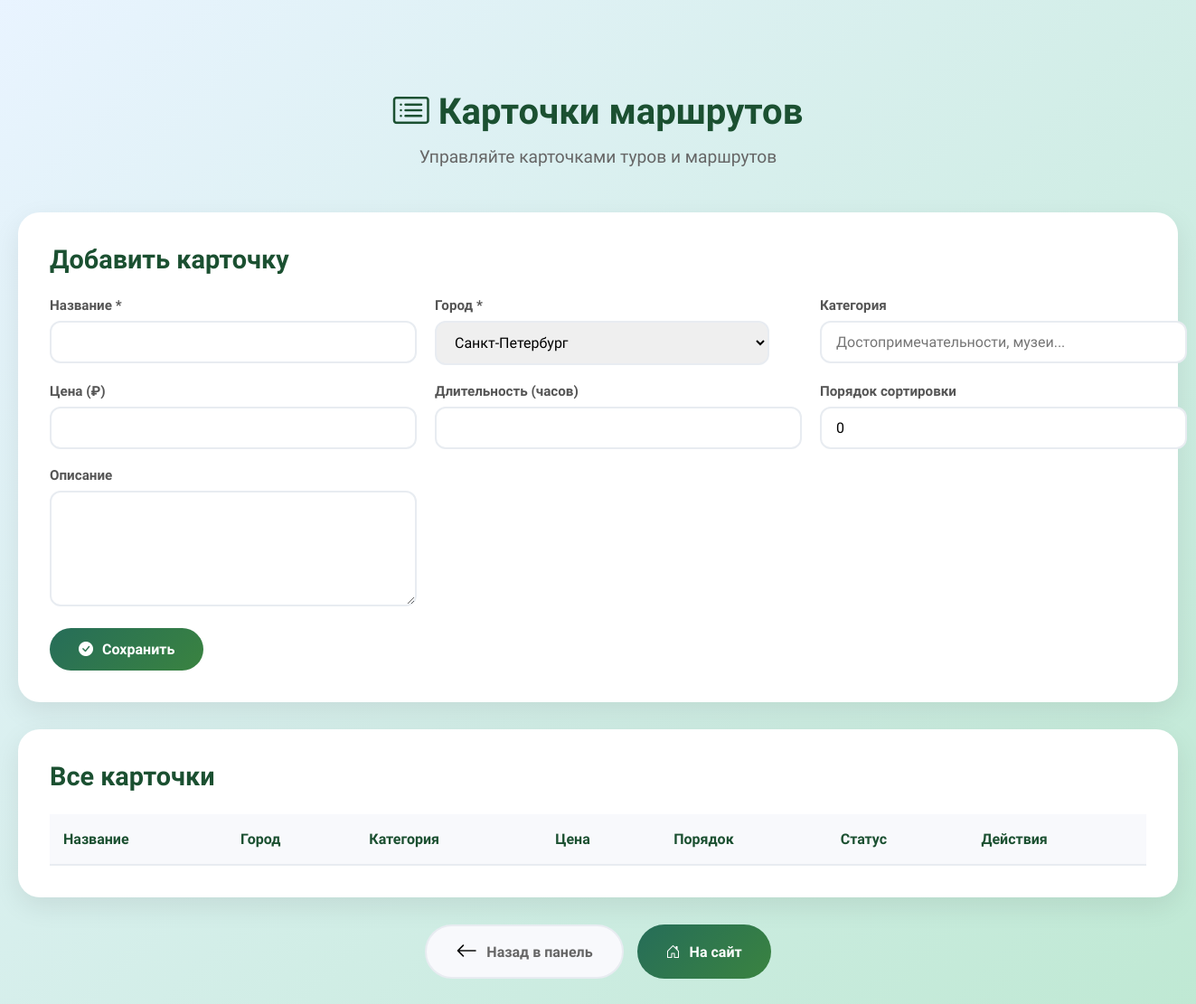
/admin/routes.php (signed in), run on an earlier commit of the app's database.
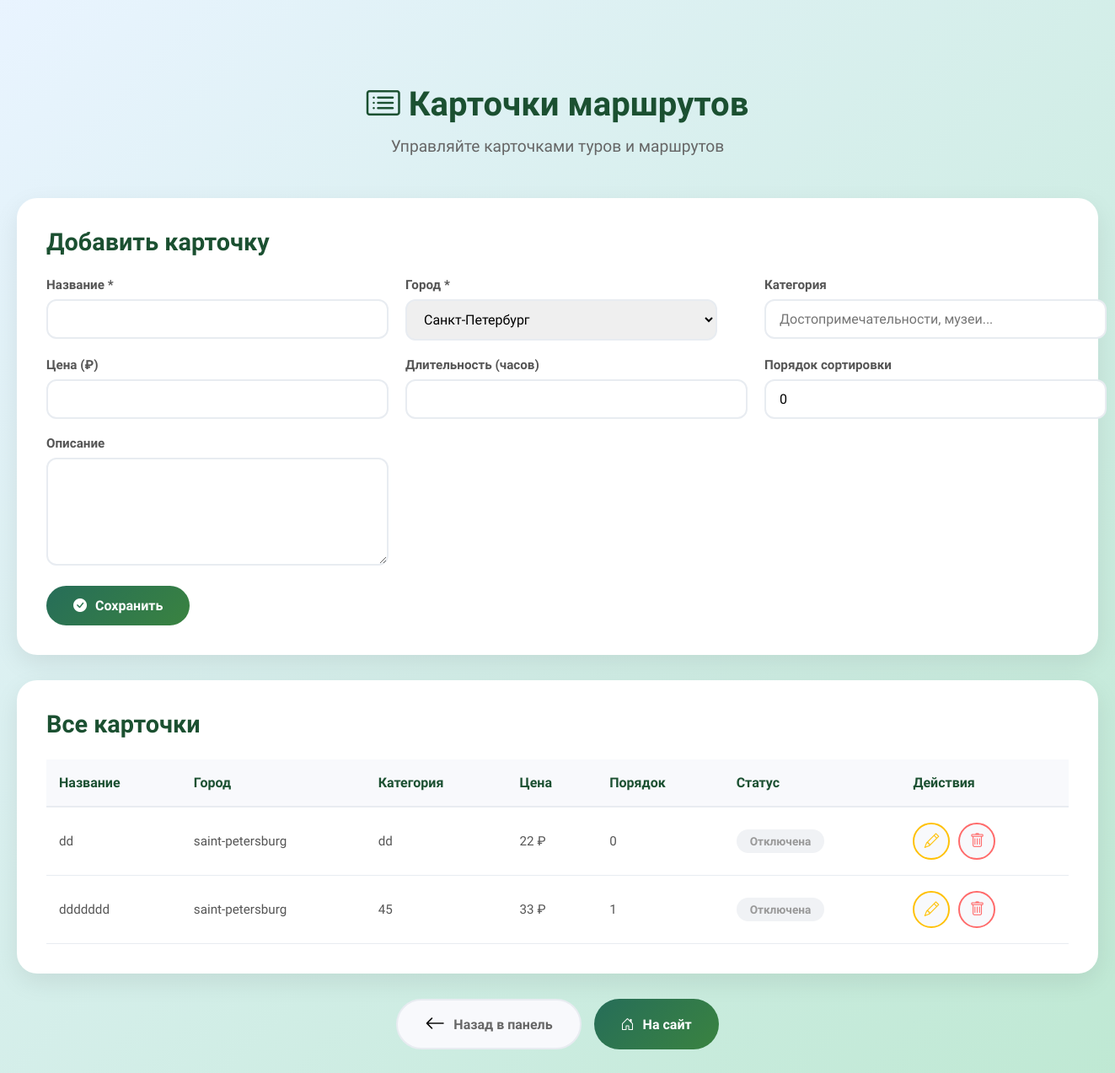
And on a later commit of the database.
### tables this page shows
CREATE TABLE `route_cards` (
  `id` int UNSIGNED NOT NULL,
  `title` varchar(255) NOT NULL,
  `description` text,
  `image` varchar(255) DEFAULT NULL,
  `city_id` varchar(100) NOT NULL,
  `category` varchar(100) DEFAULT NULL,
  `price` decimal(10,2) DEFAULT NULL,
  `duration` int DEFAULT NULL,
  `is_active` tinyint(1) DEFAULT '1',
  `sort_order` int DEFAULT '0',
  `created_at` timestamp NULL DEFAULT CURRENT_TIMESTAMP,
  `updated_at` timestamp NULL DEFAULT CURRENT_TIMESTAMP ON UPDATE CURRENT_TIMESTAMP
);

### admin/routes.php (the view, shortened to what this page needs)
<?php
$pdo = getDbConnection();
$stmt = $pdo->query("SELECT * FROM route_cards ORDER BY sort_order, id DESC");
$cards = $stmt->fetchAll();
$editCard = null;
?>
<!DOCTYPE html>
<html lang="ru">
<head>
    <link rel="stylesheet" href="https://cdn.jsdelivr.net/npm/bootstrap-icons@1.11.1/font/bootstrap-icons.css">
    <link rel="stylesheet" href="../style.css">
</head>
<body>
    <div class="admin-routes">
        <div class="admin-page-header">
            <h1><i class="bi bi-card-list"></i> Карточки маршрутов</h1>
            <p>Управляйте карточками туров и маршрутов</p>
        </div>
        <div class="admin-card">
            <h2 class="admin-card-title"><?= $editCard ? 'Редактировать карточку' : 'Добавить карточку' ?></h2>
            <form method="POST">
                <div class="admin-form-grid">
                    <div class="admin-form-group"><label>Название *</label><input type="text" name="title" required value="<?= htmlspecialchars($editCard['title'] ?? '') ?>"></div>
                    <div class="admin-form-group"><label>Город *</label><select name="city_id" required><option value="saint-petersburg" <?= ($editCard['city_id'] ?? '') === 'saint-petersburg' ? 'selected' : '' ?>>Санкт-Петербург</option></select></div>
                    <div class="admin-form-group"><label>Категория</label><input type="text" name="category" placeholder="Достопримечательности, музеи..." value="<?= htmlspecialchars($editCard['category'] ?? '') ?>"></div>
                    <div class="admin-form-group"><label>Цена (₽)</label><input type="number" name="price" value="<?= $editCard['price'] ?? '' ?>"></div>
                    <div class="admin-form-group"><label>Длительность (часов)</label><input type="number" name="duration" value="<?= $editCard['duration'] ?? '' ?>"></div>
                    <div class="admin-form-group"><label>Порядок сортировки</label><input type="number" name="sort_order" value="<?= $editCard['sort_order'] ?? 0 ?>"></div>
                </div>
                <div class="admin-form-group"><label>Описание</label><textarea name="description"><?= htmlspecialchars($editCard['description'] ?? '') ?></textarea></div>
                <div style="display: flex; gap: 15px; margin-top: 20px;">
                    <button type="submit" name="save_card" class="admin-btn admin-btn-success"><i class="bi bi-check-circle-fill"></i> Сохранить</button>
                </div>
            </form>
        </div>
        <div class="admin-card">
            <h2 class="admin-card-title">Все карточки</h2>
            <div class="admin-table-wrapper">
                <table class="admin-table">
                    <thead><tr><th>Название</th><th>Город</th><th>Категория</th><th>Цена</th><th>Порядок</th><th>Статус</th><th>Действия</th></tr></thead>
                    <tbody>
                        <?php foreach ($cards as $c): ?>
                        <tr>
                            <td><?= htmlspecialchars($c['title']) ?></td>
                            <td><?= htmlspecialchars($c['city_id']) ?></td>
                            <td><?= htmlspecialchars($c['category']) ?></td>
                            <td><?= $c['price'] ? number_format($c['price'], 0, '.', ' ') . ' ₽' : '-' ?></td>
                            <td><?= $c['sort_order'] ?></td>
                            <td><span class="card-status <?= $c['is_active'] ? 'card-status-active' : 'card-status-inactive' ?>"><?= $c['is_active'] ? 'Активна' : 'Отключена' ?></span></td>
                            <td><div class="card-actions"><a href="?edit=<?= $c['id'] ?>" class="card-action-btn card-btn-edit"><i class="bi bi-pencil"></i></a><a href="?delete=<?= $c['id'] ?>" class="card-action-btn card-btn-delete" onclick="return confirm('Удалить?')"><i class="bi bi-trash"></i></a></div></td>
                        </tr>
                        <?php endforeach; ?>
                    </tbody>
                </table>
            </div>
        </div>
        <div class="admin-nav-buttons">
            <a href="dashboard.php" class="admin-btn admin-btn-secondary"><i class="bi bi-arrow-left"></i> Назад в панель</a>
            <a href="../index.php" class="admin-btn admin-btn-success"><i class="bi bi-house-door"></i> На сайт</a>
        </div>
    </div>
</body>
</html>

What changed in the data, as far as the page shows it:
added route_cards: title "dd", city "saint-petersburg", category "dd", price "22", sort_order "0", is_active "Отключена"
added route_cards: title "ddddddd", city "saint-petersburg", category "45", price "33", sort_order "1", is_active "Отключена"
